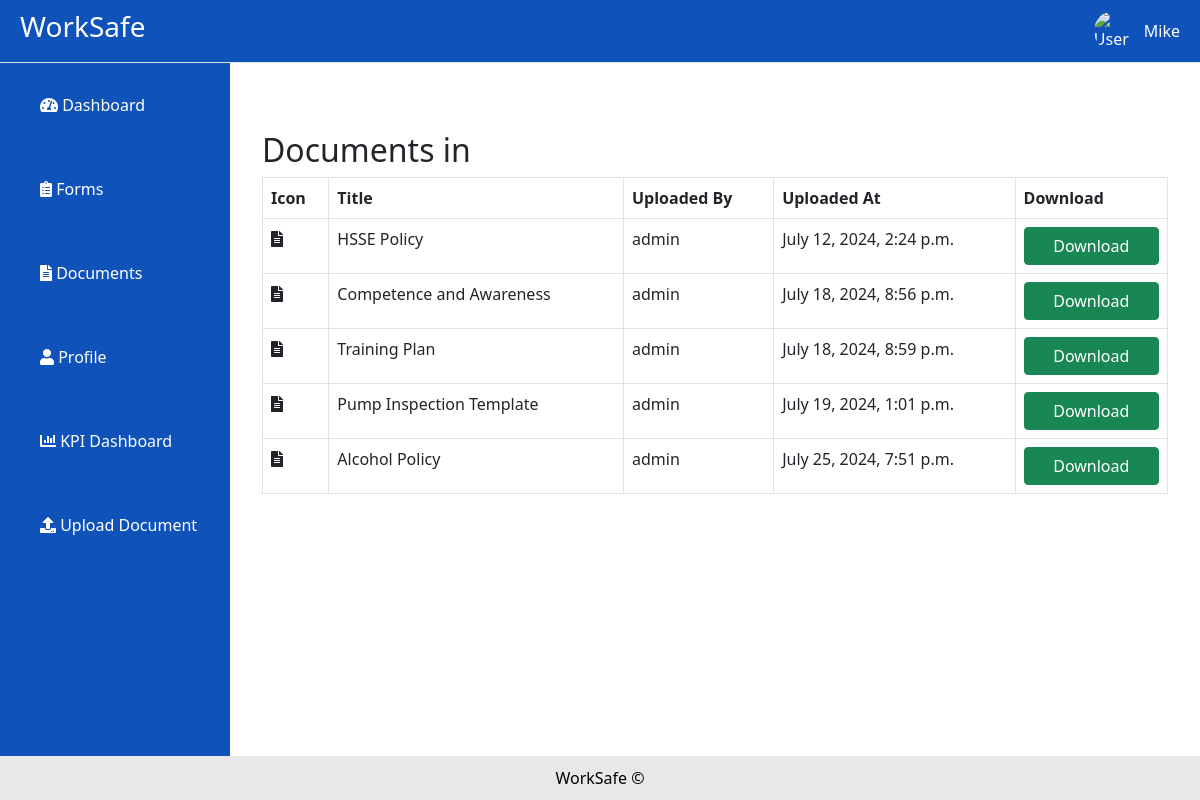
Screenshot of /documents/list/ (signed in) with the database file from the repository.
### users/models.py (models this page shows)
class User(AbstractUser):
    DEPARTMENT_CHOICES = [
        ('Operations', 'Operations'),
        ('Finance', 'Finance'),
        ('Stores', 'Stores'),
        ('HSSE', 'HSSE'),
        ('MD', 'MD'),
    ]
    department = models.CharField(max_length=20, choices=DEPARTMENT_CHOICES)
    is_approved = models.BooleanField(default=False)
    is_manager = models.BooleanField(default=False)
    profile_picture = models.ImageField(upload_to='profile_pictures/', null=True, blank=True)

### documents/models.py (models this page shows, shortened)
class Document(models.Model):
    CATEGORY_CHOICES = [
        ('Form-or-Template', 'Form-or-Template'),
        ('Policy', 'Policy'),
        ('Operational Controls Procedure', 'Operational Controls Procedure'),
        ('System documents', 'System documents'),
    ]
    category = models.CharField(max_length=50, choices=CATEGORY_CHOICES)
    title = models.CharField(max_length=255)
    file = models.FileField(upload_to='documents/')
    uploaded_at = models.DateTimeField(auto_now_add=True)
    uploaded_by = models.ForeignKey(User, on_delete=models.CASCADE)
    approved = models.BooleanField(default=False)

### documents/views.py (the view)
# urls.py: path('list/', document_list, name='document_list'),
@login_required
def document_list(request):
    documents = Document.objects.all()
    return render(request, 'documents/document_list.html', {'documents': documents})

### templates/documents/document_list.html (shortened to what this page needs)
{% extends '../base.html' %}
{% load static %}
{% block content %}
<div class="container mt-5">
    <h2>Documents in {{ category }}</h2>
    <table class="table table-bordered">
        <thead>
            <tr>
                <th>Icon</th>
                <th>Title</th>
                <th>Uploaded By</th>
                <th>Uploaded At</th>
                <th>Download</th>
            </tr>
        </thead>
        <tbody>
            {% for document in documents %}
            <tr>
                <td><i class="fas fa-file-alt"></i></td>
                <td>{{ document.title }}</td>
                <td>{{ document.uploaded_by.username }}</td>
                <td>{{ document.uploaded_at }}</td>
                <td><a href="{{ document.file.url }}" class="btn btn-success">Download</a></td>
            </tr>
            {% endfor %}
        </tbody>
    </table>
</div>
{% endblock %}

### templates/base.html (shortened to what this page needs)
{% load static %}
<!DOCTYPE html>
<html lang="en">
<head>
    <link rel="stylesheet" href="{% static 'css/bootstrap.min.css' %}">
    <link rel="stylesheet" href="https://cdnjs.cloudflare.com/ajax/libs/font-awesome/5.15.3/css/all.min.css">
</head>
<body>
    <div class="header">
        <h3>WorkSafe</h3>
        <div class="user-info">
            <img src="{% if request.user.profile_picture %}{{ request.user.profile_picture.url }}{% else %}{% static 'images/default_avatar.png' %}{% endif %}" alt="User Avatar">
            <span>{{ request.user.username }}</span>
        </div>
    </div>
    <div class="wrapper">
        <div class="sidebar">
            <div class="sidebar">
                <a href="{% url 'dashboard' %}" class="{% if request.resolver_match.url_name == 'dashboard' %}active{% endif %}"><i class="fas fa-tachometer-alt"></i> Dashboard</a>
                <a href="{% url 'form_list' %}" class="{% if request.resolver_match.url_name == 'form_list' %}active{% endif %}"><i class="fas fa-clipboard-list"></i> Forms</a>
                <a href="{% url 'document_categories' %}" class="{% if request.resolver_match.url_name == 'document_categories' %}active{% endif %}"><i class="fas fa-file-alt"></i> Documents</a>
                <a href="{% url 'account' %}" class="{% if request.resolver_match.url_name == 'account' %}active{% endif %}"><i class="fas fa-user"></i> Profile</a>
                <a href="{% url 'kpi_dashboard' %}" class="{% if request.resolver_match.url_name == 'kpi_dashboard' %}active{% endif %}"><i class="fas fa-chart-bar"></i> KPI Dashboard</a>
                <a href="{% url 'upload_document' %}" class="{% if request.resolver_match.url_name == 'upload_document' %}active{% endif %}"><i class="fas fa-upload"></i> Upload Document</a>
            </div>
        </div>
        <div class="content">
            {% block content %}
            {% endblock %}
        </div>
    </div>
    <div class="footer">
        WorkSafe &copy; {{ current_year }}
    </div>
</body>
</html>

### templates/base.html (style rules this page uses)
body { display: flex; min-height: 100vh; flex-direction: column; background-color: #f8f9fa; }
a { width: 100%; }
.wrapper { display: flex; flex: 1; width: 100%; background-color: #FFFFFF; }
.sidebar { width: 230px; background: #0F52BA; color: #fff; }
.sidebar a { color: #fff; width: 230px; text-decoration: none; display: block; padding-left: 40px; padding-top: 30px; padding-bottom: 30px; transition: transform 0.2s, box-shadow 0.2s; }
.content { flex: 1; padding: 20px; }
.header { background: #0F52BA; color: #fff; padding: 10px 20px; display: flex; justify-content: space-between; align-items: center; border-bottom: 1px solid #dee2e6; box-shadow: 0 4px 6px -4px rgba(0, 0, 0, 0.3); }
.header .user-info { display: flex; align-items: center; position: relative; }
.header .user-info img { border-radius: 50%; width: 40px; height: 40px; object-fit: cover; margin-right: 10px; }
.footer { background: #E8E8E8; color: #000000; text-align: center; padding: 10px 0; margin-top: auto; }

### rows the page displays
User: user.username "Mike"
Document: title "HSSE Policy", uploaded_by.username "admin", uploaded_at "July 12, 2024, 2:24 p.m."
Document: title "Competence and Awareness", uploaded_by.username "admin", uploaded_at "July 18, 2024, 8:56 p.m."
Document: title "Training Plan", uploaded_by.username "admin", uploaded_at "July 18, 2024, 8:59 p.m."
Document: title "Pump Inspection Template", uploaded_by.username "admin", uploaded_at "July 19, 2024, 1:01 p.m."
Document: title "Alcohol Policy", uploaded_by.username "admin", uploaded_at "July 25, 2024, 7:51 p.m."
